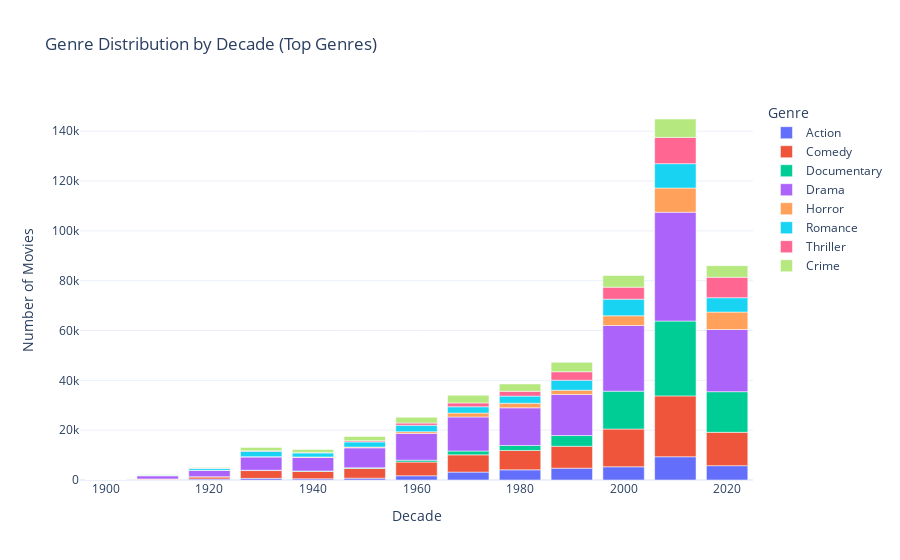

Here is the notebook cell this chart was saved with:
### Code cell
# ---
# Cell 5: Genre Frequency by Decade
genre_counts = (
    movies_genres
    .groupby(["decade", "genres"])
    .size()
    .reset_index(name="count")
    .sort_values("decade")
)

fig = px.bar(genre_counts, 
             x="decade", 
             y="count", 
             color="genres", 
             title="Genre Distribution by Decade (Top Genres)",
             labels={"decade": "Decade", "count": "Number of Movies", "genres": "Genre"})
fig.show()

### Figure 1 — Plotly figure (JSON) as saved in the notebook; plotly's stock layout.template omitted (floating-point values rounded to 4 significant figures)
{"data": [{"hovertemplate": "Genre=Action<br>Decade=%{x}<br>Number of Movies=%{y}<extra></extra>", "legendgroup": "Action", "marker": {"color": "#636efa", "pattern": {"shape": ""}}, "name": "Action", "orientation": "v", "showlegend": true, "textposition": "auto", "type": "bar", "x": [1900, 1910, 1920, 1930, 1940, 1950, 1960, 1970, 1980, 1990, 2000, 2010, 2020], "xaxis": "x", "y": [2, 114, 412, 653, 503, 740, 1697, 3172, 4084, 4748, 5304, 9337, 5756], "yaxis": "y"}, {"hovertemplate": "Genre=Comedy<br>Decade=%{x}<br>Number of Movies=%{y}<extra></extra>", "legendgroup": "Comedy", "marker": {"color": "#EF553B", "pattern": {"shape": ""}}, "name": "Comedy", "orientation": "v", "showlegend": true, "textposition": "auto", "type": "bar", "x": [1900, 1910, 1920, 1930, 1940, 1950, 1960, 1970, 1980, 1990, 2000, 2010, 2020], "xaxis": "x", "y": [7, 271, 811, 3138, 2946, 3895, 5501, 6914, 7758, 8792, 15152, 24429, 13383], "yaxis": "y"}, {"hovertemplate": "Genre=Documentary<br>Decade=%{x}<br>Number of Movies=%{y}<extra></extra>", "legendgroup": "Documentary", "marker": {"color": "#00cc96", "pattern": {"shape": ""}}, "name": "Documentary", "orientation": "v", "showlegend": true, "textposition": "auto", "type": "bar", "x": [1900, 1910, 1920, 1930, 1940, 1950, 1960, 1970, 1980, 1990, 2000, 2010, 2020], "xaxis": "x", "y": [50, 46, 103, 130, 173, 270, 762, 1546, 2021, 4297, 15204, 30040, 16314], "yaxis": "y"}, {"hovertemplate": "Genre=Drama<br>Decade=%{x}<br>Number of Movies=%{y}<extra></extra>", "legendgroup": "Drama", "marker": {"color": "#ab63fa", "pattern": {"shape": ""}}, "name": "Drama", "orientation": "v", "showlegend": true, "textposition": "auto", "type": "bar", "x": [1900, 1910, 1920, 1930, 1940, 1950, 1960, 1970, 1980, 1990, 2000, 2010, 2020], "xaxis": "x", "y": [21, 1287, 2500, 5320, 5444, 7997, 10721, 13666, 15115, 16511, 26367, 43695, 24964], "yaxis": "y"}, {"hovertemplate": "Genre=Horror<br>Decade=%{x}<br>Number of Movies=%{y}<extra></extra>", "legendgroup": "Horror", "marker": {"color": "#FFA15A", "pattern": {"shape": ""}}, "name": "Horror", "orientation": "v", "showlegend": true, "textposition": "auto", "type": "bar", "x": [1900, 1910, 1920, 1930, 1940, 1950, 1960, 1970, 1980, 1990, 2000, 2010, 2020], "xaxis": "x", "y": [1, 62, 94, 140, 190, 321, 705, 1589, 1840, 1693, 3896, 9698, 6996], "yaxis": "y"}, {"hovertemplate": "Genre=Romance<br>Decade=%{x}<br>Number of Movies=%{y}<extra></extra>", "legendgroup": "Romance", "marker": {"color": "#19d3f3", "pattern": {"shape": ""}}, "name": "Romance", "orientation": "v", "showlegend": true, "textposition": "auto", "type": "bar", "x": [1900, 1910, 1920, 1930, 1940, 1950, 1960, 1970, 1980, 1990, 2000, 2010, 2020], "xaxis": "x", "y": [1, 214, 796, 2201, 1612, 2061, 2583, 2518, 2853, 4027, 6673, 9787, 5753], "yaxis": "y"}, {"hovertemplate": "Genre=Thriller<br>Decade=%{x}<br>Number of Movies=%{y}<extra></extra>", "legendgroup": "Thriller", "marker": {"color": "#FF6692", "pattern": {"shape": ""}}, "name": "Thriller", "orientation": "v", "showlegend": true, "textposition": "auto", "type": "bar", "x": [1910, 1920, 1930, 1940, 1950, 1960, 1970, 1980, 1990, 2000, 2010, 2020], "xaxis": "x", "y": [33, 58, 142, 217, 455, 887, 1542, 1925, 3389, 4825, 10546, 8228], "yaxis": "y"}, {"hovertemplate": "Genre=Crime<br>Decade=%{x}<br>Number of Movies=%{y}<extra></extra>", "legendgroup": "Crime", "marker": {"color": "#B6E880", "pattern": {"shape": ""}}, "name": "Crime", "orientation": "v", "showlegend": true, "textposition": "auto", "type": "bar", "x": [1910, 1920, 1930, 1940, 1950, 1960, 1970, 1980, 1990, 2000, 2010, 2020], "xaxis": "x", "y": [136, 285, 1334, 1174, 1755, 2347, 3091, 2973, 3771, 4683, 7376, 4656], "yaxis": "y"}], "layout": {"barmode": "relative", "legend": {"title": {"text": "Genre"}, "tracegroupgap": 0}, "title": {"text": "Genre Distribution by Decade (Top Genres)"}, "xaxis": {"anchor": "y", "domain": [0, 1], "title": {"text": "Decade"}}, "yaxis": {"anchor": "x", "domain": [0, 1], "title": {"text": "Number of Movies"}}}}
